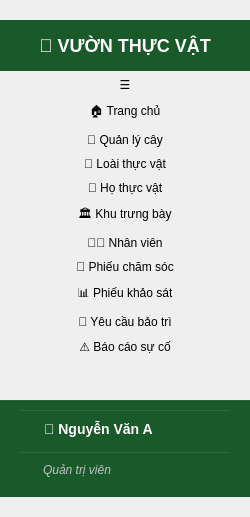
     <widget class="QWidget" name="sidebarFrame" native="true">
      <property name="minimumSize">
       <size>
        <width>250</width>
        <height>0</height>
       </size>
      </property>
      <property name="maximumSize">
       <size>
        <width>250</width>
        <height>16777215</height>
       </size>
      </property>
      <layout class="QVBoxLayout" name="sidebarLayout">
       <property name="spacing">
        <number>2</number>
       </property>
       <property name="leftMargin">
        <number>0</number>
       </property>
       <property name="topMargin">
        <number>20</number>
       </property>
       <property name="rightMargin">
        <number>0</number>
       </property>
       <property name="bottomMargin">
        <number>20</number>
       </property>
       <item>
        <widget class="QLabel" name="logoLabel">
         <property name="styleSheet">
          <string>font-size: 18px; font-weight: bold; color: #ffffff; padding: 15px 0; background-color: #1a5a2a;</string>
         </property>
         <property name="text">
          <string>🌿 VƯỜN THỰC VẬT</string>
         </property>
         <property name="alignment">
          <set>Qt::AlignCenter</set>
         </property>
        </widget>
       </item>
       <item>
        <widget class="QPushButton" name="btnMenuToggle">
         <property name="text">
          <string>☰</string>
         </property>
         <property name="flat">
          <bool>true</bool>
         </property>
         <property name="cursor">
          <cursorShape>PointingHandCursor</cursorShape>
         </property>
        </widget>
       </item>
       <item>
        <widget class="QPushButton" name="navTrangChu">
         <property name="cursor">
          <cursorShape>PointingHandCursor</cursorShape>
         </property>
         <property name="text">
          <string>🏠 Trang chủ</string>
         </property>
         <property name="flat">
          <bool>true</bool>
         </property>
         <property name="class" stdset="0">
          <string>navBtn</string>
         </property>
         <property name="checkable">
          <bool>true</bool>
         </property>
        </widget>
       </item>
       <item>
        <widget class="QPushButton" name="navQuanLyCay">
         <property name="cursor">
          <cursorShape>PointingHandCursor</cursorShape>
         </property>
         <property name="text">
          <string>🌳 Quản lý cây</string>
         </property>
         <property name="flat">
          <bool>true</bool>
         </property>
         <property name="class" stdset="0">
          <string>navBtn</string>
         </property>
         <property name="checkable">
          <bool>true</bool>
         </property>
        </widget>
       </item>
       <item>
        <widget class="QPushButton" name="navLoaiThucVat">
         <property name="cursor">
          <cursorShape>PointingHandCursor</cursorShape>
         </property>
         <property name="text">
          <string>🌿 Loài thực vật</string>
         </property>
         <property name="flat">
          <bool>true</bool>
         </property>
         <property name="class" stdset="0">
          <string>navBtn</string>
         </property>
         <property name="checkable">
          <bool>true</bool>
         </property>
        </widget>
       </item>
       <item>
        <widget class="QPushButton" name="navHoThucVat">
         <property name="cursor">
          <cursorShape>PointingHandCursor</cursorShape>
         </property>
         <property name="text">
          <string>🌺 Họ thực vật</string>
         </property>
         <property name="flat">
          <bool>true</bool>
         </property>
         <property name="class" stdset="0">
          <string>navBtn</string>
         </property>
         <property name="checkable">
          <bool>true</bool>
         </property>
        </widget>
       </item>
       <item>
        <widget class="QPushButton" name="navKhuTrungBay">
         <property name="cursor">
          <cursorShape>PointingHandCursor</cursorShape>
         </property>
         <property name="text">
          <string>🏛️ Khu trưng bày</string>
         </property>
         <property name="flat">
          <bool>true</bool>
         </property>
         <property name="class" stdset="0">
          <string>navBtn</string>
         </property>
         <property name="checkable">
          <bool>true</bool>
         </property>
        </widget>
       </item>
       <item>
        <widget class="QPushButton" name="navNhanVien">
         <property name="cursor">
          <cursorShape>PointingHandCursor</cursorShape>
         </property>
         <property name="text">
          <string>👨‍🌾 Nhân viên</string>
         </property>
         <property name="flat">
          <bool>true</bool>
         </property>
         <property name="class" stdset="0">
          <string>navBtn</string>
         </property>
         <property name="checkable">
          <bool>true</bool>
         </property>
        </widget>
       </item>
       <item>
        <widget class="QPushButton" name="navActive">
         <property name="cursor">
          <cursorShape>PointingHandCursor</cursorShape>
         </property>
         <property name="text">
          <string>📝 Phiếu chăm sóc</string>
         </property>
         <property name="flat">
          <bool>true</bool>
         </property>
         <property name="checked">
          <bool>true</bool>
         </property>
         <property name="checkable">
          <bool>true</bool>
         </property>
        </widget>
       </item>
       <item>
        <widget class="QPushButton" name="navPhieuKhaoSat">
         <property name="cursor">
          <cursorShape>PointingHandCursor</cursorShape>
         </property>
         <property name="text">
          <string>📊 Phiếu khảo sát</string>
         </property>
         <property name="flat">
          <bool>true</bool>
         </property>
         <property name="class" stdset="0">
          <string>navBtn</string>
         </property>
         <property name="checkable">
          <bool>true</bool>
         </property>
        </widget>
       </item>
       <item>
        <widget class="QPushButton" name="navYeuCauBaoTri">
         <property name="cursor">
          <cursorShape>PointingHandCursor</cursorShape>
         </property>
         <property name="text">
          <string>🔧 Yêu cầu bảo trì</string>
         </property>
         <property name="flat">
          <bool>true</bool>
         </property>
         <property name="class" stdset="0">
          <string>navBtn</string>
         </property>
         <property name="checkable">
          <bool>true</bool>
         </property>
        </widget>
       </item>
       <item>
        <widget class="QPushButton" name="navBaoCaoSuCo">
         <property name="cursor">
          <cursorShape>PointingHandCursor</cursorShape>
         </property>
         <property name="text">
          <string>⚠️ Báo cáo sự cố</string>
         </property>
         <property name="flat">
          <bool>true</bool>
         </property>
         <property name="class" stdset="0">
          <string>navBtn</string>
         </property>
         <property name="checkable">
          <bool>true</bool>
         </property>
        </widget>
       </item>
       <item>
        <spacer name="sidebarSpacer">
         <property name="orientation">
          <enum>Qt::Vertical</enum>
         </property>
         <property name="sizeHint" stdset="0">
          <size>
           <width>20</width>
           <height>40</height>
          </size>
         </property>
        </spacer>
       </item>
       <item>
        <widget class="QWidget" name="userInfoWidget" native="true">
         <property name="styleSheet">
          <string>background-color: #1a5a2a; padding: 10px 20px; border-top: 1px solid #2a6a3a;</string>
         </property>
         <layout class="QVBoxLayout" name="userInfoLayout_2">
          <property name="spacing">
           <number>5</number>
          </property>
          <property name="leftMargin">
           <number>20</number>
          </property>
          <property name="topMargin">
           <number>10</number>
          </property>
          <property name="rightMargin">
           <number>20</number>
          </property>
          <property name="bottomMargin">
           <number>10</number>
          </property>
          <item>
           <widget class="QLabel" name="sidebarUserLabel">
            <property name="styleSheet">
             <string>color: #ffffff; font-size: 14px; font-weight: bold;</string>
            </property>
            <property name="text">
             <string>👤 Nguyễn Văn A</string>
            </property>
           </widget>
          </item>
          <item>
           <widget class="QLabel" name="sidebarRoleLabel">
            <property name="styleSheet">
             <string>color: #bdc3c7; font-size: 12px; font-style: italic;</string>
            </property>
            <property name="text">
             <string>Quản trị viên</string>
            </property>
           </widget>
          </item>
         </layout>
        </widget>
       </item>
      </layout>
     </widget>
